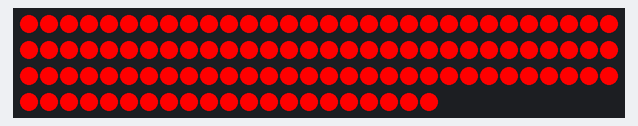
A sketch run on a simulated Arduino Uno, built with avr-gcc and run on an emulated ATmega328P. On the bench: 111 RGB LEDs in strip order, left to right, continuing on the next row.

Above: at 2.1 s.

The sketch:

leds.ino
```cpp
#include <FastLED.h>


#define NUM_LEDS 111  //ilosc diod

#define DATA_PIN 7   //D7
CRGB leds[NUM_LEDS];

void setup() {
 delay(2000);

     FastLED.addLeds<WS2812B, DATA_PIN, GRB>(leds, NUM_LEDS);
     FastLED.setBrightness(255);
}

void loop() {
  for (int i = 0; i <NUM_LEDS; i++) {
    leds[i] = CRGB(255,0,0);  // (x,x,x) podmianka na inne kolory
  }
  FastLED.show();
}

//fiolet (150,0,255)
```
